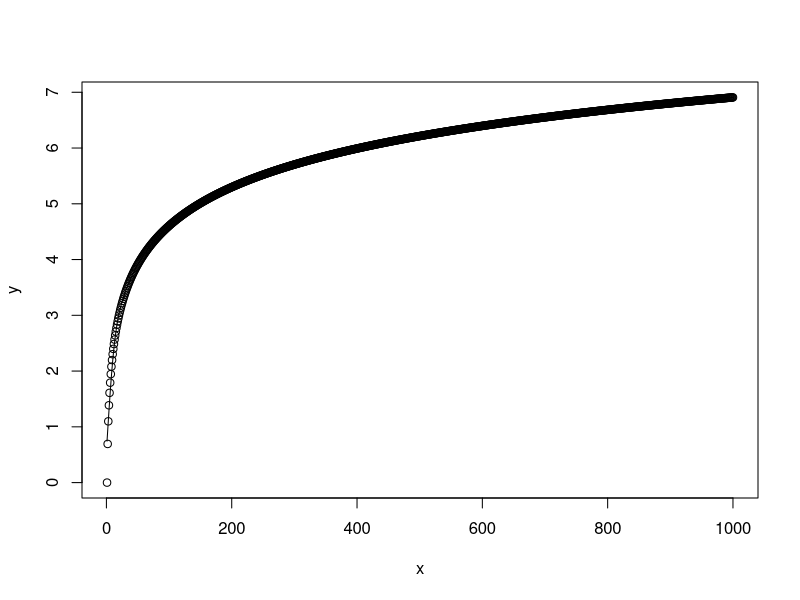

Source code (R):

x<-1:1000
y<-sapply(1:length(x), function(i) log(x[i]) )

smoothingSpline = smooth.spline(x, y, spar=0.35)
plot(x,y)
lines(smoothingSpline)

